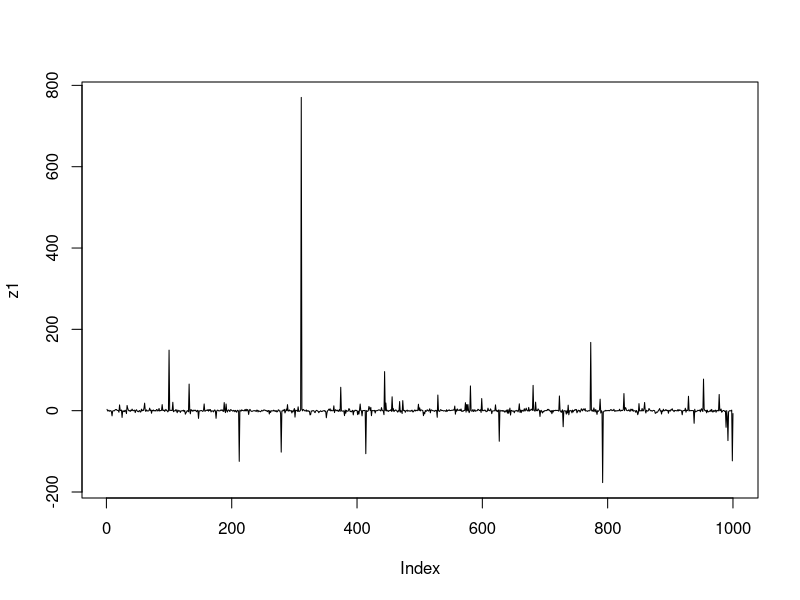
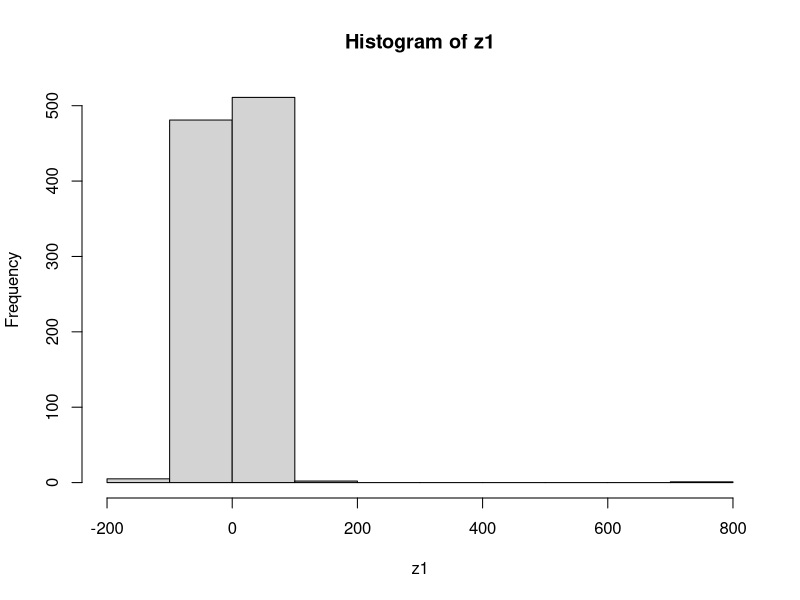

Reproduce these figures in R, in order.
### Source:Christiaan Heij, Paul de Boer, Philip Hans Franses, Teun Kloek, ###
### Herman K. van Dijk (2004).Econometric Methods with Applications in     ###
### Business and Economics. Oxford University Press                        ###
### https://global.oup.com/booksites/content/0199268010/                   ### 
### Exercise 1 15 (p.74)

### Problem (a)
set.seed(30)
x<- rnorm(10, 0,1)
x_s<- sample(x,5)
x_s
median(x_s)
### Problem (b)  Cauchy distribution
set.seed(15)
t_c<- rcauchy(30, location = 0, scale = 1)
t_c_m<- mean(t_c)
t_c_2<- median(t_c)
sd(t_c_m)

sd(t_c_2)
### Problem (c)
set.seed(40)
z<- rt(1000,1)
z1<- sample(z, 1000)
plot(z1, type="l")
hist(z1)
mean(z1)


### Problem (d)

### Problem (e)

### problem (f)


### Problem (g)
